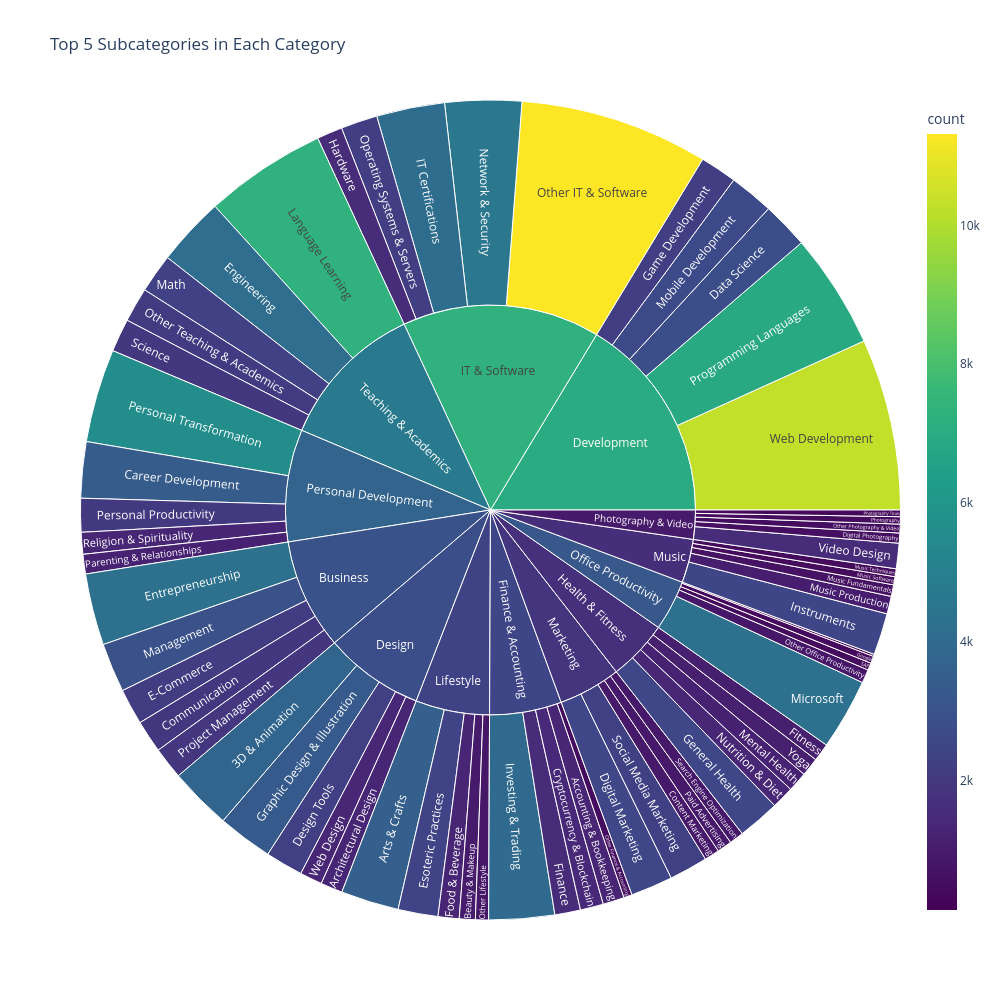

Notebook cell for this chart:
### Code cell
import plotly.express as px
px.sunburst(subcat_per_cat, path=['category', 'subcategory'], values='count', title='Top 5 Subcategories in Each Category',
            color='count', hover_data=['count'], width=1000, height=1000,color_continuous_scale='Viridis')

### Figure 1 — Plotly figure (JSON) as saved in the notebook; plotly's stock layout.template omitted (floating-point values rounded to 4 significant figures)
{"data": [{"branchvalues": "total", "customdata": [[4302.0], [2953.0], [2160.0], [1950.0], [1931.0], [3753.0], [3305.0], [2261.0], [1347.0], [1319.0], [10300.0], [6909.0], [2803.0], [2666.0], [2210.0], [3936.0], [1541.0], [1392.0], [1286.0], [500.0], [2536.0], [1350.0], [1193.0], [1105.0], [1071.0], [11320.0], [4595.0], [4090.0], [2197.0], [1534.0], [3481.0], [2397.0], [1263.0], [958.0], [784.0], [2525.0], [2314.0], [900.0], [888.0], [857.0], [2513.0], [1061.0], [694.0], [492.0], [472.0], [4270.0], [813.0], [436.0], [427.0], [130.0], [5609.0], [3369.0], [2019.0], [1309.0], [1176.0], [1523.0], [603.0], [528.0], [440.0], [396.0], [7315.0], [4140.0], [2337.0], [2074.0], [1990.0], [2965.0], [2810.0], [6981.0], [2508.0], [1660.0], [7295.0], [2363.0], [1879.0], [1603.0], [3174.0], [3707.0], [949.1], [4725.0]], "domain": {"x": [0, 1], "y": [0, 1]}, "hovertemplate": "labels=%{label}<br>count_sum=%{value}<br>parent=%{parent}<br>id=%{id}<br>count=%{color}<extra></extra>", "ids": ["Business/Entrepreneurship", "Business/Management", "Business/E-Commerce", "Business/Communication", "Business/Project Management", "Design/3D & Animation", "Design/Graphic Design & Illustration", "Design/Design Tools", "Design/Web Design", "Design/Architectural Design", "Development/Web Development", "Development/Programming Languages", "Development/Data Science", "Development/Mobile Development", "Development/Game Development", "Finance & Accounting/Investing & Trading", "Finance & Accounting/Finance", "Finance & Accounting/Cryptocurrency & Blockchain", "Finance & Accounting/Accounting & Bookkeeping", "Finance & Accounting/Other Finance & Accounting", "Health & Fitness/General Health", "Health & Fitness/Nutrition & Diet", "Health & Fitness/Mental Health", "Health & Fitness/Yoga", "Health & Fitness/Fitness", "IT & Software/Other IT & Software", "IT & Software/Network & Security", "IT & Software/IT Certifications", "IT & Software/Operating Systems & Servers", "IT & Software/Hardware", "Lifestyle/Arts & Crafts", "Lifestyle/Esoteric Practices", "Lifestyle/Food & Beverage", "Lifestyle/Beauty & Makeup", "Lifestyle/Other Lifestyle", "Marketing/Digital Marketing", "Marketing/Social Media Marketing", "Marketing/Content Marketing", "Marketing/Paid Advertising", "Marketing/Search Engine Optimization", "Music/Instruments", "Music/Music Production", "Music/Music Fundamentals", "Music/Music Software", "Music/Music Techniques", "Office Productivity/Microsoft", "Office Productivity/Other Office Productivity", "Office Productivity/SAP", "Office Productivity/Google", "Office Productivity/Apple", "Personal Development/Personal Transformation", "Personal Development/Career Development", "Personal Development/Personal Productivity", "Personal Development/Religion & Spirituality", "Personal Development/Parenting & Relationships", "Photography & Video/Video Design", "Photography & Video/Digital Photography", "Photography & Video/Other Photography & Video", "Photography & Video/Photography", "Photography & Video/Photography Tools", "Teaching & Academics/Language Learning", "Teaching & Academics/Engineering", "Teaching & Academics/Math", "Teaching & Academics/Other Teaching & Academics", "Teaching & Academics/Science", "Business", "Design", "Development", "Finance & Accounting", "Health & Fitness", "IT & Software", "Lifestyle", "Marketing", "Music", "Office Productivity", "Personal Development", "Photography & Video", "Teaching & Academics"], "labels": ["Entrepreneurship", "Management", "E-Commerce", "Communication", "Project Management", "3D & Animation", "Graphic Design & Illustration", "Design Tools", "Web Design", "Architectural Design", "Web Development", "Programming Languages", "Data Science", "Mobile Development", "Game Development", "Investing & Trading", "Finance", "Cryptocurrency & Blockchain", "Accounting & Bookkeeping", "Other Finance & Accounting", "General Health", "Nutrition & Diet", "Mental Health", "Yoga", "Fitness", "Other IT & Software", "Network & Security", "IT Certifications", "Operating Systems & Servers", "Hardware", "Arts & Crafts", "Esoteric Practices", "Food & Beverage", "Beauty & Makeup", "Other Lifestyle", "Digital Marketing", "Social Media Marketing", "Content Marketing", "Paid Advertising", "Search Engine Optimization", "Instruments", "Music Production", "Music Fundamentals", "Music Software", "Music Techniques", "Microsoft", "Other Office Productivity", "SAP", "Google", "Apple", "Personal Transformation", "Career Development", "Personal Productivity", "Religion & Spirituality", "Parenting & Relationships", "Video Design", "Digital Photography", "Other Photography & Video", "Photography", "Photography Tools", "Language Learning", "Engineering", "Math", "Other Teaching & Academics", "Science", "Business", "Design", "Development", "Finance & Accounting", "Health & Fitness", "IT & Software", "Lifestyle", "Marketing", "Music", "Office Productivity", "Personal Development", "Photography & Video", "Teaching & Academics"], "marker": {"coloraxis": "coloraxis", "colors": [4302.0, 2953.0, 2160.0, 1950.0, 1931.0, 3753.0, 3305.0, 2261.0, 1347.0, 1319.0, 10300.0, 6909.0, 2803.0, 2666.0, 2210.0, 3936.0, 1541.0, 1392.0, 1286.0, 500.0, 2536.0, 1350.0, 1193.0, 1105.0, 1071.0, 11320.0, 4595.0, 4090.0, 2197.0, 1534.0, 3481.0, 2397.0, 1263.0, 958.0, 784.0, 2525.0, 2314.0, 900.0, 888.0, 857.0, 2513.0, 1061.0, 694.0, 492.0, 472.0, 4270.0, 813.0, 436.0, 427.0, 130.0, 5609.0, 3369.0, 2019.0, 1309.0, 1176.0, 1523.0, 603.0, 528.0, 440.0, 396.0, 7315.0, 4140.0, 2337.0, 2074.0, 1990.0, 2965.0, 2810.0, 6981.0, 2508.0, 1660.0, 7295.0, 2363.0, 1879.0, 1603.0, 3174.0, 3707.0, 949.1, 4725.0]}, "name": "", "parents": ["Business", "Business", "Business", "Business", "Business", "Design", "Design", "Design", "Design", "Design", "Development", "Development", "Development", "Development", "Development", "Finance & Accounting", "Finance & Accounting", "Finance & Accounting", "Finance & Accounting", "Finance & Accounting", "Health & Fitness", "Health & Fitness", "Health & Fitness", "Health & Fitness", "Health & Fitness", "IT & Software", "IT & Software", "IT & Software", "IT & Software", "IT & Software", "Lifestyle", "Lifestyle", "Lifestyle", "Lifestyle", "Lifestyle", "Marketing", "Marketing", "Marketing", "Marketing", "Marketing", "Music", "Music", "Music", "Music", "Music", "Office Productivity", "Office Productivity", "Office Productivity", "Office Productivity", "Office Productivity", "Personal Development", "Personal Development", "Personal Development", "Personal Development", "Personal Development", "Photography & Video", "Photography & Video", "Photography & Video", "Photography & Video", "Photography & Video", "Teaching & Academics", "Teaching & Academics", "Teaching & Academics", "Teaching & Academics", "Teaching & Academics", "", "", "", "", "", "", "", "", "", "", "", "", ""], "type": "sunburst", "values": [4302.0, 2953.0, 2160.0, 1950.0, 1931.0, 3753.0, 3305.0, 2261.0, 1347.0, 1319.0, 10300.0, 6909.0, 2803.0, 2666.0, 2210.0, 3936.0, 1541.0, 1392.0, 1286.0, 500.0, 2536.0, 1350.0, 1193.0, 1105.0, 1071.0, 11320.0, 4595.0, 4090.0, 2197.0, 1534.0, 3481.0, 2397.0, 1263.0, 958.0, 784.0, 2525.0, 2314.0, 900.0, 888.0, 857.0, 2513.0, 1061.0, 694.0, 492.0, 472.0, 4270.0, 813.0, 436.0, 427.0, 130.0, 5609.0, 3369.0, 2019.0, 1309.0, 1176.0, 1523.0, 603.0, 528.0, 440.0, 396.0, 7315.0, 4140.0, 2337.0, 2074.0, 1990.0, 13300.0, 11980.0, 24890.0, 8655.0, 7255.0, 23740.0, 8883.0, 7484.0, 5232.0, 6076.0, 13480.0, 3490.0, 17860.0]}], "layout": {"coloraxis": {"colorbar": {"title": {"text": "count"}}, "colorscale": [[0, "#440154"], [0.1111, "#482878"], [0.2222, "#3e4989"], [0.3333, "#31688e"], [0.4444, "#26828e"], [0.5556, "#1f9e89"], [0.6667, "#35b779"], [0.7778, "#6ece58"], [0.8889, "#b5de2b"], [1, "#fde725"]]}, "height": 1000, "legend": {"tracegroupgap": 0}, "title": {"text": "Top 5 Subcategories in Each Category"}, "width": 1000}}
